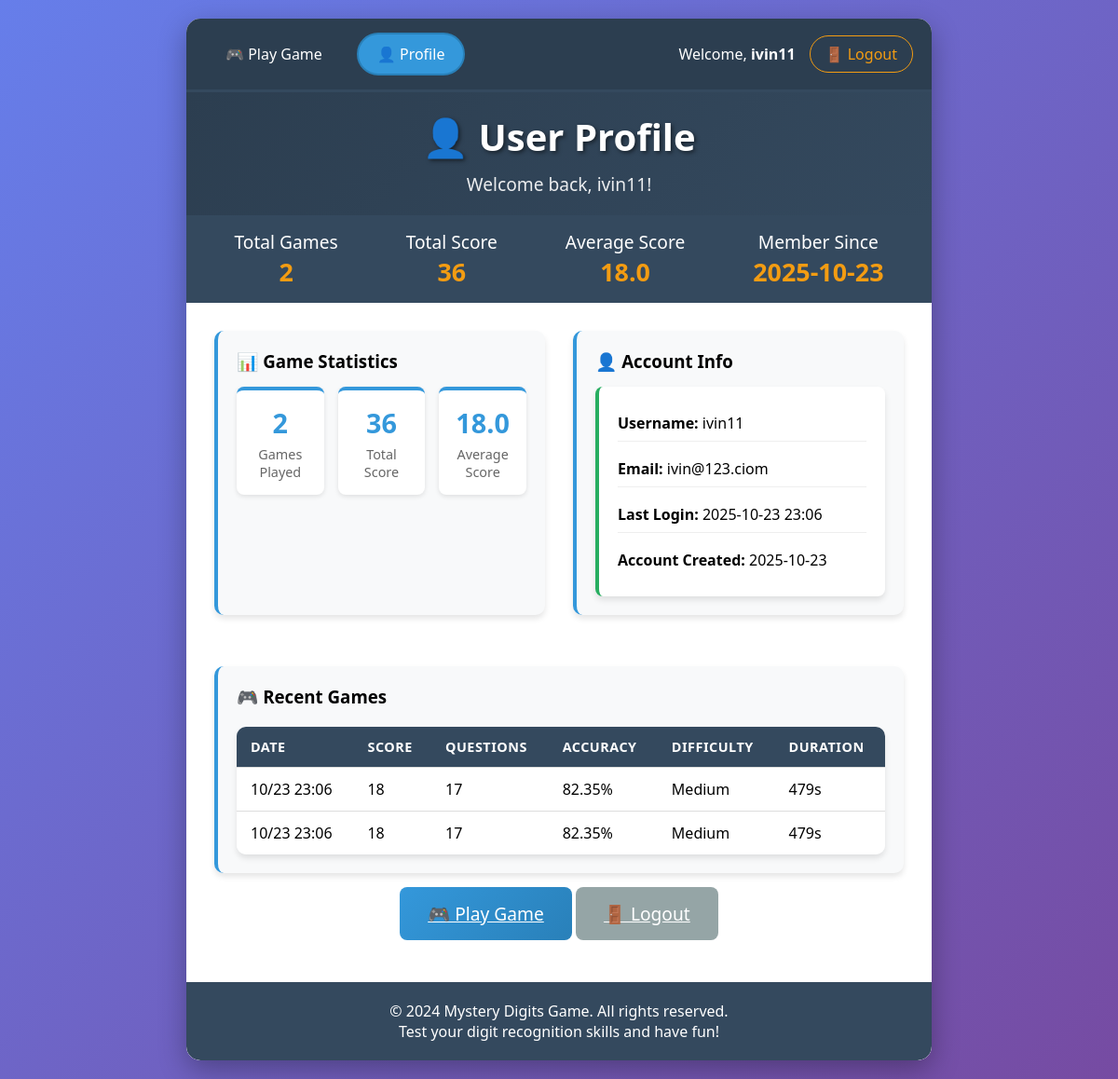
/profile (signed in), run on the app's committed database.
### models.py (models this page shows, shortened)
class User(UserMixin, db.Model):
    __tablename__ = 'users'
    id = db.Column(db.Integer, primary_key=True)
    username = db.Column(db.String(80), unique=True, nullable=False)
    email = db.Column(db.String(120), unique=True, nullable=False)
    password_hash = db.Column(db.String(255), nullable=False)
    is_admin = db.Column(db.Boolean, default=False)
    created_at = db.Column(db.DateTime, default=datetime.utcnow)
    last_login = db.Column(db.DateTime)
    game_sessions = db.relationship('GameSession', backref='user', lazy=True)
    def get_stats(self):
        sessions = GameSession.query.filter_by(user_id=self.id).all()
        total_score = sum(session.final_score for session in sessions)
        total_games = len(sessions)
        avg_score = total_score / total_games if total_games > 0 else 0
        return {
            'total_games': total_games,
            'total_score': total_score,
            'avg_score': round(avg_score, 2),
            'last_played': sessions[-1].created_at if sessions else None
        }

class GameSession(db.Model):
    __tablename__ = 'game_sessions'
    id = db.Column(db.Integer, primary_key=True)
    user_id = db.Column(db.Integer, db.ForeignKey('users.id'), nullable=False)
    final_score = db.Column(db.Integer, default=0)
    questions_answered = db.Column(db.Integer, default=0)
    correct_answers = db.Column(db.Integer, default=0)
    max_difficulty = db.Column(db.String(20), default='easy')
    created_at = db.Column(db.DateTime, default=datetime.utcnow)
    duration = db.Column(db.Integer, default=0)  # in seconds
    def accuracy(self):
        return round((self.correct_answers / self.questions_answered) * 100, 2) if self.questions_answered > 0 else 0

### app.py (the view)
@app.route('/profile')
@login_required
def profile():
    stats = current_user.get_stats()
    recent_games = GameSession.query.filter_by(user_id=current_user.id)\
                                   .order_by(GameSession.created_at.desc())\
                                   .limit(10).all()
    return render_template('user/profile.html', stats=stats, recent_games=recent_games)

### app.py (called while the page is built)
@login_manager.user_loader
def load_user(user_id):
    return User.query.get(int(user_id))

### templates/user/profile.html (shortened to what this page needs)
{% extends "base.html" %}
{% block content %}
<div class="header">
    <h1>👤 User Profile</h1>
    <p>Welcome back, {{ current_user.username }}!</p>
</div>
<div class="stats">
    <div class="stat-item">
        <div>Total Games</div>
        <div class="stat-value">{{ stats.total_games }}</div>
    </div>
    <div class="stat-item">
        <div>Total Score</div>
        <div class="stat-value">{{ stats.total_score }}</div>
    </div>
    <div class="stat-item">
        <div>Average Score</div>
        <div class="stat-value">{{ stats.avg_score }}</div>
    </div>
    <div class="stat-item">
        <div>Member Since</div>
        <div class="stat-value">{{ current_user.created_at.strftime('%Y-%m-%d') }}</div>
    </div>
</div>
<div class="content">
    <div style="display: grid; grid-template-columns: 1fr 1fr; gap: 30px; margin-bottom: 30px;">
        <div class="profile-section">
            <h3>📊 Game Statistics</h3>
            <div class="stats-grid">
                <div class="stat-card">
                    <div class="stat-number">{{ stats.total_games }}</div>
                    <div class="stat-label">Games Played</div>
                </div>
                <div class="stat-card">
                    <div class="stat-number">{{ stats.total_score }}</div>
                    <div class="stat-label">Total Score</div>
                </div>
                <div class="stat-card">
                    <div class="stat-number">{{ stats.avg_score }}</div>
                    <div class="stat-label">Average Score</div>
                </div>
            </div>
        </div>
        <div class="profile-section">
            <h3>👤 Account Info</h3>
            <div class="info-card">
                <p><strong>Username:</strong> {{ current_user.username }}</p>
                <p><strong>Email:</strong> {{ current_user.email }}</p>
                <p><strong>Last Login:</strong> {{ current_user.last_login.strftime('%Y-%m-%d %H:%M') if current_user.last_login else 'Never' }}</p>
                <p><strong>Account Created:</strong> {{ current_user.created_at.strftime('%Y-%m-%d') }}</p>
            </div>
        </div>
    </div>
    <div class="profile-section">
        <h3>🎮 Recent Games</h3>
        {% if recent_games %}
        <div class="games-table">
            <table>
                <thead>
                    <tr>
                        <th>Date</th>
                        <th>Score</th>
                        <th>Questions</th>
                        <th>Accuracy</th>
                        <th>Difficulty</th>
                        <th>Duration</th>
                    </tr>
                </thead>
                <tbody>
                    {% for game in recent_games %}
                    <tr>
                        <td>{{ game.created_at.strftime('%m/%d %H:%M') }}</td>
                        <td>{{ game.final_score }}</td>
                        <td>{{ game.questions_answered }}</td>
                        <td>{{ game.accuracy() }}%</td>
                        <td>{{ game.max_difficulty.capitalize() }}</td>
                        <td>{{ game.duration }}s</td>
                    </tr>
                    {% endfor %}
                </tbody>
            </table>
        </div>
        {% else %}
        <p>No games played yet. <a href="{{ url_for('play') }}">Start playing!</a></p>
        {% endif %}
    </div>
    <div style="text-align: center; margin-top: 30px;">
        <a href="{{ url_for('play') }}" class="submit-btn">🎮 Play Game</a>
        <a href="{{ url_for('logout') }}" class="submit-btn" style="background: #95a5a6;">🚪 Logout</a>
    </div>
</div>
{% endblock %}

### templates/base.html (shortened to what this page needs)
<!DOCTYPE html>
<html lang="en">
<head>
</head>
<body>
    <div class="container">
{% if current_user.is_authenticated %}
<div class="nav-bar">
    <div class="nav-links">
        <a href="{{ url_for('play') }}" class="{% if request.endpoint == 'play' %}active{% endif %}">🎮 Play Game</a>
        <a href="{{ url_for('profile') }}" class="{% if request.endpoint == 'profile' %}active{% endif %}">👤 Profile</a>
    </div>
    <div class="user-info">
        <span>Welcome, <strong>{{ current_user.username }}</strong></span>
        <a href="{{ url_for('logout') }}">🚪 Logout</a>
    </div>
</div>
{% endif %}
        <div class="main-content">
            {% block content %}{% endblock %}
        </div>
        <div class="footer">
            <p>&copy; 2024 Mystery Digits Game. All rights reserved.</p>
            <p>Test your digit recognition skills and have fun!</p>
        </div>
    </div>
</body>
</html>

### templates/base.html (style rules this page uses)
* { margin: 0; padding: 0; box-sizing: border-box; }
body { font-family: 'Segoe UI', Tahoma, Geneva, Verdana, sans-serif; background: linear-gradient(135deg, #667eea 0%, #764ba2 100%); min-height: 100vh; padding: 20px; }
.container { max-width: 800px; margin: 0 auto; background: white; border-radius: 15px; box-shadow: 0 10px 30px rgba(0,0,0,0.3); overflow: hidden; min-height: 500px; }
.header { background: linear-gradient(135deg, #2c3e50, #34495e); color: white; padding: 20px; text-align: center; }
.header h1 { font-size: 2.5em; margin-bottom: 10px; text-shadow: 2px 2px 4px rgba(0,0,0,0.5); }
.header p { font-size: 1.2em; opacity: 0.9; }
.stats { display: flex; justify-content: space-around; background: #34495e; padding: 15px; color: white; font-size: 1.2em; }
.stat-item { text-align: center; }
.stat-value { font-weight: bold; font-size: 1.4em; color: #f39c12; }
.content { padding: 30px; }
.submit-btn { padding: 15px 30px; font-size: 1.2em; background: linear-gradient(135deg, #3498db, #2980b9); color: white; border: none; border-radius: 8px; cursor: pointer; transition: transform 0.2s, box-shadow 0.2s; }
.nav-bar { background: #2c3e50; padding: 15px 20px; display: flex; justify-content: space-between; align-items: center; border-bottom: 3px solid #34495e; }
.nav-links { display: flex; gap: 15px; align-items: center; }
.nav-links a { color: white; text-decoration: none; padding: 10px 20px; border-radius: 25px; transition: all 0.3s ease; font-weight: 500; border: 2px solid transparent; }
.nav-links a.active { background: #3498db; border-color: #2980b9; }
.user-info { color: white; font-size: 1em; display: flex; align-items: center; gap: 15px; }
.user-info a { color: #f39c12; text-decoration: none; padding: 8px 16px; border-radius: 20px; border: 1px solid #f39c12; transition: all 0.3s ease; }
.profile-section, .admin-section { background: #f8f9fa; padding: 25px; border-radius: 12px; margin-bottom: 25px; border-left: 5px solid #3498db; box-shadow: 0 4px 6px rgba(0,0,0,0.1); }
.stats-grid { display: grid; grid-template-columns: repeat(auto-fit, minmax(180px, 1fr)); gap: 20px; margin-top: 20px; }
.stat-card { background: white; padding: 20px; border-radius: 10px; text-align: center; box-shadow: 0 4px 8px rgba(0,0,0,0.1); transition: transform 0.3s ease; border-top: 4px solid #3498db; }
.stat-number { font-size: 2.2em; font-weight: bold; color: #3498db; margin-bottom: 5px; }
.stat-label { font-size: 0.95em; color: #666; font-weight: 500; }
.info-card { background: white; padding: 25px; border-radius: 10px; margin-top: 20px; box-shadow: 0 4px 6px rgba(0,0,0,0.1); border-left: 4px solid #27ae60; }
.info-card p { margin-bottom: 10px; padding: 8px 0; border-bottom: 1px solid #eee; }
.info-card p:last-child { margin-bottom: 0; border-bottom: none; }
.games-table { overflow-x: auto; margin-top: 20px; border-radius: 10px; box-shadow: 0 4px 6px rgba(0,0,0,0.1); }
table { width: 100%; border-collapse: collapse; background: white; border-radius: 10px; overflow: hidden; }
th, td { padding: 15px 20px; text-align: left; border-bottom: 1px solid #e9ecef; }
th { background: linear-gradient(135deg, #34495e, #2c3e50); color: white; font-weight: 600; text-transform: uppercase; font-size: 0.9em; letter-spacing: 0.5px; }
tr:last-child td { border-bottom: none; }
.footer { text-align: center; padding: 20px; background: #34495e; color: white; margin-top: 30px; border-radius: 0 0 15px 15px; }

### templates/user/profile.html (style rules this page uses)
.profile-section { background: #f8f9fa; padding: 20px; border-radius: 10px; border-left: 4px solid #3498db; }
.stats-grid { display: grid; grid-template-columns: 1fr 1fr 1fr; gap: 15px; margin-top: 15px; }
.stat-card { background: white; padding: 15px; border-radius: 8px; text-align: center; box-shadow: 0 2px 5px rgba(0,0,0,0.1); }
.stat-number { font-size: 1.8em; font-weight: bold; color: #3498db; }
.stat-label { font-size: 0.9em; color: #666; }
.info-card { background: white; padding: 20px; border-radius: 8px; margin-top: 15px; }
.games-table { overflow-x: auto; }
table { width: 100%; border-collapse: collapse; background: white; border-radius: 8px; overflow: hidden; }
th, td { padding: 12px 15px; text-align: left; border-bottom: 1px solid #ddd; }
th { background: #34495e; color: white; }

### data on the page
User: username "ivin11", created_at "2025-10-23", email "ivin@123.ciom", last_login "2025-10-23 23:06"
GameSession: created_at "10/23 23:06", final_score "18", questions_answered "17", accuracy "82.35", max_difficulty "Medium", duration "479"
GameSession: created_at "10/23 23:06", final_score "18", questions_answered "17", accuracy "82.35", max_difficulty "Medium", duration "479"

### other printed values
{{ stats.total_games }} "2"
{{ stats.total_score }} "36"
{{ stats.avg_score }} "18.0"
